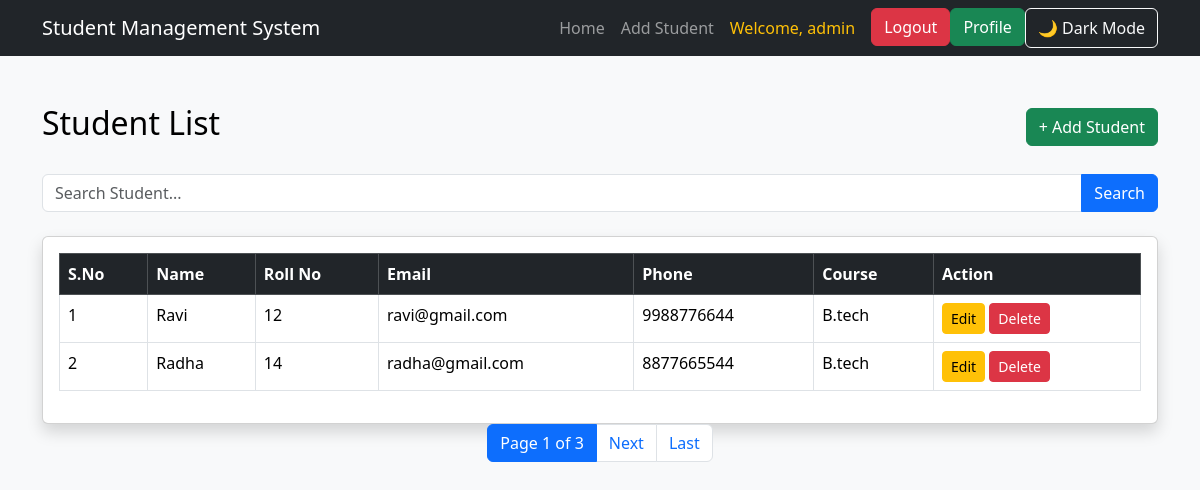
The app's page / (signed in) with its own data.
### students/models.py (models this page shows)
class Student(models.Model):
    name = models.CharField(max_length=100)
    roll_no = models.IntegerField(unique=True)
    email = models.EmailField(unique=True)
    phone = models.CharField(max_length=15)
    course = models.CharField(max_length=100)

### students/views.py (the view)
# urls.py: path('', views.student_list, name='student_list'),
@login_required
def student_list(request):
    search = request.GET.get("search")
    if search:
        student_list = Student.objects.filter(name__icontains=search)
    else:
        student_list = Student.objects.all()
    paginator = Paginator(student_list, 2)  # 2 students per page
    page_number = request.GET.get("page")
    students = paginator.get_page(page_number)
    return render(request, "students/student_list.html", {
        "students": students
    })

### students/templates/students/student_list.html (shortened to what this page needs)
{% extends 'base.html' %}
{% block content %}
<div class="d-flex justify-content-between align-items-center mb-4">
    <h2>Student List</h2>
    <a href="{% url 'add_student' %}" class="btn btn-success">
        + Add Student
    </a>
</div>
<form method="GET" class="mb-4">
    <div class="input-group">
        <input type="text" name="search" class="form-control" placeholder="Search Student..." value="{{ request.GET.search }}">
        <button class="btn btn-primary" type="submit"> Search </button>
    </div>
</form>
<div class="card shadow">
    <div class="card-body">
        <table class="table table-bordered table-hover">
            <thead class="table-dark">
                <tr>
                    <th>S.No</th>
                    <th>Name</th>
                    <th>Roll No</th>
                    <th>Email</th>
                    <th>Phone</th>
                    <th>Course</th>
                    <th>Action</th>
                </tr>
            </thead>
            <tbody>
            {% for student in students %}
                <tr>
                    <td>{{ forloop.counter }}</td>
                    <td>{{ student.name }}</td>
                    <td>{{ student.roll_no }}</td>
                    <td>{{ student.email }}</td>
                    <td>{{ student.phone }}</td>
                    <td>{{ student.course }}</td>
                    <td>
                        <a href="{% url 'edit_student' student.id %}"
                           class="btn btn-warning btn-sm">
                            Edit
                        </a>
                        <a href="{% url 'delete_student' student.id %}"
                           class="btn btn-danger btn-sm"
                           onclick="return confirm('Are you sure you want to delete this student?')">
                            Delete
                        </a>
                    </td>
                </tr>
            {% empty %}
                <tr>
                    <td colspan="7" class="text-center text-danger">
                        No Student Found
                    </td>
                </tr>
            {% endfor %}
            </tbody>
        </table>
    </div>
</div>
<nav aria-label="Page navigation">
    <ul class="pagination justify-content-center">
        <li class="page-item active">
            <span class="page-link">
                Page {{ students.number }} of {{ students.paginator.num_pages }}
            </span>
        </li>
        {% if students.has_next %}
        <li class="page-item">
            <a class="page-link" href="?page={{ students.next_page_number }}">
                Next
            </a>
        </li>
        <li class="page-item">
            <a class="page-link" href="?page={{ students.paginator.num_pages }}">
                Last
            </a>
        </li>
        {% endif %}
    </ul>
</nav>
{% endblock %}

### students/templates/base.html (shortened to what this page needs)
{% load static %}
<!DOCTYPE html>
<html lang="en">
<head>
    <link href="https://cdn.jsdelivr.net/npm/bootstrap@5.3.3/dist/css/bootstrap.min.css" rel="stylesheet">
</head>
<body>
<nav class="navbar navbar-expand-lg navbar-dark bg-dark">
    <div class="container">
        <a class="navbar-brand" href="{% url 'student_list' %}">
            Student Management System
        </a>
        <div class="collapse navbar-collapse" id="navbarNav">
            <ul class="navbar-nav ms-auto">
                {% if user.is_authenticated %}
                <li class="nav-item">
                    <a class="nav-link" href="{% url 'student_list' %}">Home </a>
                </li>
                <li class="nav-item">
                    <a class="nav-link" href="{% url 'add_student' %}">Add Student</a>
                </li>
                <li class="nav-item">
                    <a class="nav-link text-warning">Welcome, {{ user.username }}</a>
                </li>
                <li class="nav-item">
                    <a class="btn btn-danger ms-2" href="{% url 'logout' %}">Logout</a>
                </li>
                <li class="nav-item">
                    <a class="btn btn-success" href="{% url 'profile' %}">Profile</a>
                </li>
                {% else %}
                <li class="nav-item">
                    <a class="btn btn-success"href="{% url 'login' %}">Login</a>
                </li>
                    <a href="{% url 'register' %}" class="btn btn-primary me-2"> Register</a>
                {% endif %}
                <button class="btn btn-outline-light" onclick="toggleTheme()">
                    🌙 Dark Mode
                </button>
            </ul>
        </div>
    </div>
</nav>
<div class="container mt-5">
    {% block content %}
    {% endblock %}
</div>
</body>
</html>

### students/templates/base.html (style rules this page uses)
body { background:#f8f9fa; color:#000; transition:0.3s; }

### records on screen
Student: name "Ravi", roll_no "12", email "ravi@gmail.com", phone "9988776644", course "B.tech"
Student: name "Radha", roll_no "14", email "radha@gmail.com", phone "8877665544", course "B.tech"

### other values on screen
{{ user.username }} "admin"
{{ students.number }} "1"
{{ students.paginator.num_pages }} "3"
